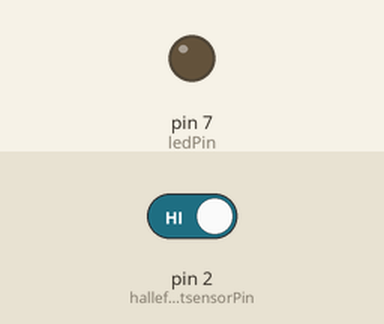
A sketch run on a simulated Arduino Uno, built with avr-gcc and run on an emulated ATmega328P. On the bench: output pins drawn as LEDs (lit = HIGH). The test bench sets the inputs (shaded band); at power-on: pin 2 (halleffectsensorPin) HIGH.

Above: at 1.2 s.
1.3 s: pin 2 (halleffectsensorPin) driven LOW
At 2.0 s:
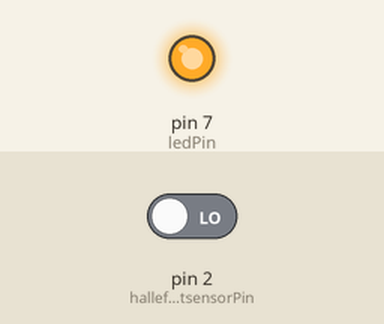
2.8 s: pin 2 (halleffectsensorPin) driven HIGH
At 3.2 s:
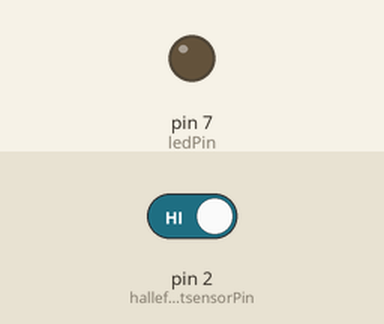
Timing chart, 0 to 5.8 s (numbered marks = the images above; inputs shaded):
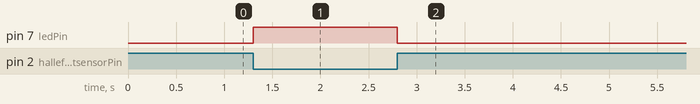

The sketch:

HALLEFFECT_SENSOR.ino
```cpp
// Pin definitions
const int halleffectsensorPin = 2; // Touch sensor connected to pin D2
const int ledPin = 7;         // LED connected to pin D7

void setup() {
  // Set pin modes
  pinMode(halleffectsensorPin, INPUT);
  pinMode(ledPin, OUTPUT);
}

void loop() {
  // Read the touch sensor state
  int sensorState = digitalRead(halleffectsensorPin);

  // If the touch sensor is HIGH, turn on the LED
  if (sensorState == LOW) {
    digitalWrite(ledPin, HIGH); // Turn on LED
  } else {
    digitalWrite(ledPin, LOW);  // Turn off LED
  }
}
```

Measured:
- after the input at 1.3 s, pin 7 (ledPin): LOW → HIGH at once
- after the input at 2.8 s, pin 7 (ledPin): HIGH → LOW at once
